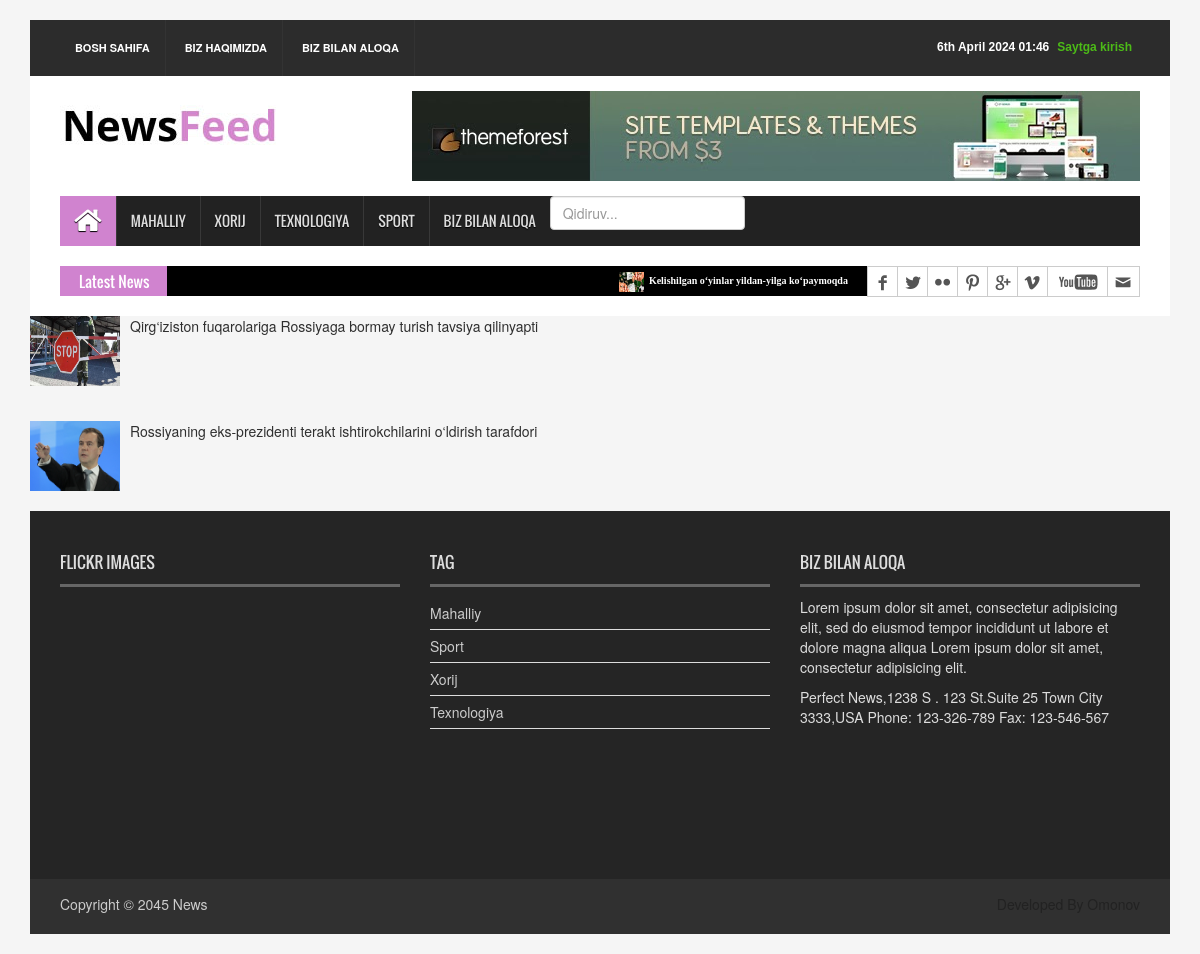
The page /foreign/ on the database its author committed.
### news_app/models.py (models this page shows, shortened)
class News(models.Model):
    class Status(models.TextChoices):
        Draft = 'DR', 'Draft'
        Published = 'PB', 'Published'
    title = models.CharField(max_length = 250)
    slug = models.SlugField(max_length = 250)
    body = models.TextField()
    image = models.ImageField(upload_to='news/images')
    category = models.ForeignKey(Category, on_delete= models.CASCADE)
    published_time = models.DateTimeField(default=timezone.now)
    created_time = models.DateTimeField(auto_now_add = True)
    updated_time = models.DateTimeField(auto_now = True)
    status = models.CharField(max_length = 2, choices = Status.choices, default=Status.Draft)
    objects = models.Manager()
    published = PublishedManager()
    class Meta:
        ordering = ['-published_time']
    def get_absolute_url(self):
        return reverse("news_detail", args={self.slug})

class Category(models.Model):
    name = models.CharField(max_length = 150)

### news_app/views.py (the view)
# urls.py: path('foreign/', ForeignNewsView.as_view(), name='foreign'),
class ForeignNewsView(ListView):
    model = News
    template_name = 'news/foreign.html'
    context_object_name = 'foreign_news'
    def get_queryset(self):
        return News.published.all().filter(category__name='Xorij')

### news_app/context_processor.py (called while the page is built)
def latest_news(request):
    latest_news = News.published.all().order_by('-published_time')[:10]
    categories = Category.objects.all()
    context = {
        'categories': categories,
        'latest_news': latest_news,
    }
    return context

### news_app/models.py (called while the page is built)
    def get_queryset(self):
        return super().get_queryset().filter(status = News.Status.Published)

### templates/news/foreign.html (shortened to what this page needs)
{% extends "news/base.html" %}
{% load static %}
{% block content %}
        {% for news in foreign_news  %}
            <div class="media"> <a href="{{ news.get_absolute_url }}" class="media-left"> <img alt="" src="{{ news.image.url }}"> </a>
            <div class="media-body"> <a href="{{ news.get_absolute_url }}" class="catg_title"> {{ news.title }} </a> </div> <br>
            </div>
        {% endfor %}
{% endblock content %}

### templates/news/base.html (shortened to what this page needs)
{% load static %}
<!DOCTYPE html>
<html>
<head>
<link rel="stylesheet" type="text/css" href="{% static "css/bootstrap.min.css" %}">
<link rel="stylesheet" type="text/css" href="{% static "css/font-awesome.min.css" %}">
<link rel="stylesheet" type="text/css" href="{% static "css/animate.css" %}">
<link rel="stylesheet" type="text/css" href="{% static "css/font.css" %}">
<link rel="stylesheet" type="text/css" href="{% static "css/li-scroller.css" %}">
<link rel="stylesheet" type="text/css" href="{% static "css/slick.css" %}">
<link rel="stylesheet" type="text/css" href="{% static "css/jquery.fancybox.css" %}">
<link rel="stylesheet" type="text/css" href="{% static "css/theme.css" %}">
<link rel="stylesheet" type="text/css" href="{% static "css/style.css" %}">
</head>
<body>
<div class="container">
  <header id="header">
    <div class="row">
      <div class="col-lg-12 col-md-12 col-sm-12">
        <div class="header_top">
          <div class="header_top_left">
            <ul class="top_nav">
              <li><a href="{% url "home_page" %}">Bosh sahifa</a></li>
              <li><a href="#">Biz haqimizda</a></li>
              <li><a href="{% url "contact" %}">Biz bilan aloqa</a></li>
            </ul>
          </div>
          <div class="header_top_right">
            {% if request.user.is_authenticated %}
              <p><a href='{% url "logout" %}' style='color: grey'>Logout</a></p>
              <p><a href='{% url "user_profile" %}' style='color: #e47200'>My profile </a></p>
            {% else %}
              <p><a href='{% url "login" %}' style='color: #4cbb17'>Saytga kirish</a></p>
            {% endif %}
            <p>{% now "jS F Y H:i" %}</p>
          </div>
        </div>
      </div>
      <div class="col-lg-12 col-md-12 col-sm-12">
        <div class="header_bottom">
          <div class="logo_area"><a href="{% url "home_page" %}" class="logo"><img src="{% static "images/logo.jpg" %}" alt=""></a></div>
          <div class="add_banner"><a href="#"><img src="{% static "images/addbanner_728x90_V1.jpg" %}" alt=""></a></div>
        </div>
      </div>
    </div>
  </header>
  <section id="navArea">
    <nav class="navbar navbar-inverse" role="navigation">
      <div id="navbar" class="navbar-collapse collapse">
        <ul class="nav navbar-nav main_nav">
          <li class="active"><a href="{% url "home_page" %}"><span class="fa fa-home desktop-home"></span><span class="mobile-show">Home</span></a></li>
          <li><a href="{% url "local" %}">Mahalliy</a></li>
          <li><a href="{% url "foreign" %}">Xorij</a></li>
          <li><a href="{% url "technology" %}">Texnologiya</a></li>
          <li><a href="{% url "sport" %}">Sport</a></li>
          <li><a href="{% url "contact" %}">Biz bilan aloqa</a></li>
          <li>
            <form method='get' action='{% url "search_result" %}'>
              <input type='search' name='q' placeholder='Qidiruv...' class='form-control'>
            </form>
          </li>
        </ul>
      </div>
    </nav>
  </section>
  <section id="newsSection">
    <div class="row">
      <div class="col-lg-12 col-md-12">
        <div class="latest_newsarea"> <span>Latest News</span>
          <ul id="ticker01" class="news_sticker">
          {% for news in latest_news %}
            <li><a href="{{ news.get_absolute_url }}"><img src="{{ news.image.url }}" alt="">{{ news.title }}</a></li>
          {% endfor %}
          </ul>
          <div class="social_area">
            <ul class="social_nav">
              <li class="facebook"><a href="#"></a></li>
              <li class="twitter"><a href="#"></a></li>
              <li class="flickr"><a href="#"></a></li>
              <li class="pinterest"><a href="#"></a></li>
              <li class="googleplus"><a href="#"></a></li>
              <li class="vimeo"><a href="#"></a></li>
              <li class="youtube"><a href="#"></a></li>
              <li class="mail"><a href="#"></a></li>
            </ul>
          </div>
        </div>
      </div>
    </div>
</section>
{% block content %}
{% endblock content %}
<footer id="footer">
    <div class="footer_top">
      <div class="row">
        <div class="col-lg-4 col-md-4 col-sm-4">
          <div class="footer_widget wow fadeInLeftBig">
            <h2>Flickr Images</h2>
          </div>
        </div>
        <div class="col-lg-4 col-md-4 col-sm-4">
          <div class="footer_widget wow fadeInDown">
            <h2>Tag</h2>
            <ul class="tag_nav">
            {% for category in categories %}
              <li><a href="#">{{ category.name }}</a></li>
            {% endfor %}
            </ul>
          </div>
        </div>
        <div class="col-lg-4 col-md-4 col-sm-4">
          <div class="footer_widget wow fadeInRightBig">
            <h2>Biz bilan aloqa</h2>
            <p>Lorem ipsum dolor sit amet, consectetur adipisicing elit, sed do eiusmod tempor incididunt ut labore et dolore magna aliqua Lorem ipsum dolor sit amet, consectetur adipisicing elit.</p>
            <address>
            Perfect News,1238 S . 123 St.Suite 25 Town City 3333,USA Phone: 123-326-789 Fax: 123-546-567
            </address>
          </div>
        </div>
      </div>
    </div>
    <div class="footer_bottom">
      <p class="copyright">Copyright &copy; 2045 <a href="index.html">News</a></p>
      <p class="developer">Developed By Omonov</p>
    </div>
</footer>
</div>
</body>

### static/css/li-scroller.css (style rules this page uses)
ul.newsticker { position:relative; left:750px; font:bold 10px Verdana; list-style-type:none; margin:0; padding:0 }
ul.newsticker li { float:left; margin:0; padding:0 }
ul.newsticker a { white-space:nowrap; padding:0; color:#fff; margin:0 50px 0 0 }
ul.newsticker a > img { height:20px; margin-right:5px; width:25px }

### static/css/theme.css (style rules this page uses)
.navbar-inverse .navbar-nav > .active > a, .navbar-inverse .navbar-nav > .active > a:hover, .navbar-inverse .navbar-nav > .active > a:focus { background-color:#d083cf }
.latest_newsarea span { background:none repeat scroll 0 0 #d083cf }

### rows shown on the page
News: image (picture), title "Kelishilgan o‘yinlar yildan-yilga ko‘paymoqda"
News: image (picture), title "Qirg‘iziston fuqarolariga Rossiyaga bormay turish tavsiya qilinyapti"
News: image (picture), title "Rossiyaning eks-prezidenti terakt ishtirokchilarini o‘ldirish tarafdori"
Category: name "Mahalliy"
Category: name "Sport"
Category: name "Xorij"
Category: name "Texnologiya"
